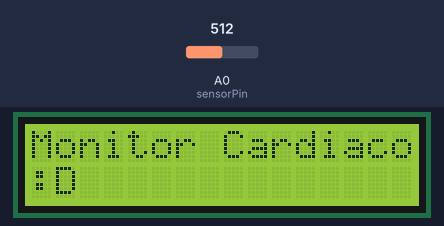
Recording of a sketch running on a simulated Arduino Uno, built with avr-gcc and run on an emulated ATmega328P. On the bench: 16×2 character LCD. The test bench sets the inputs (shaded band); at power-on: A0 (sensorPin) = 512. What the sketch prints to the serial monitor is not drawn.

Above: at 1.2 s.
1.3 s: A0 (sensorPin) set to 663
2.8 s: A0 (sensorPin) set to 690
At 3.1 s:
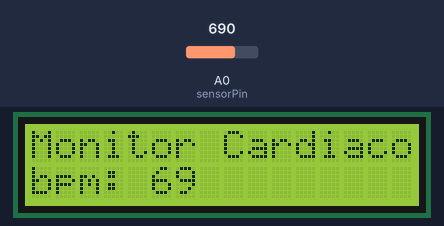
4.3 s: A0 (sensorPin) set to 716
At 5.1 s:
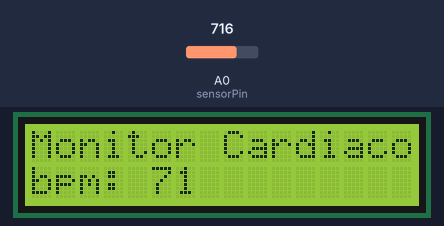
5.8 s: A0 (sensorPin) set to 661
At 7.2 s:
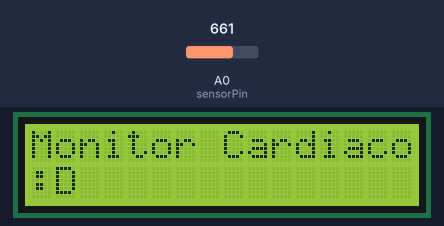
Timing chart, 0 to 8.4 s (numbered marks = the images above; inputs shaded):
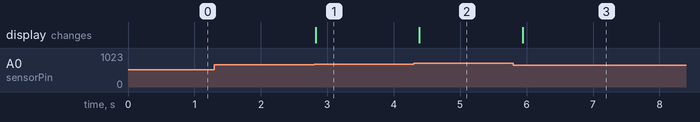

The sketch:

monitorLCD.ino
```cpp
#include <LiquidCrystal_I2C.h>


// Inicializa o display no endereço 0x27 (padrão) com 16 colunas e 2 linhas
LiquidCrystal_I2C lcd(0x27, 16, 2);


#define sensorPin A0 // Define que o Pino de sinal do sensor deve ser conectado a entrada analógica A0
int LeituraSensor;   // Variável que irá armazenar os valores de leitura do sensor
int Pulso = 550;     // Valor analógico limiar para ser considerado um Pulso


void setup() {
  Serial.begin(9600);      // Inicia a comunicação serial a 9600 bps


  // Inicialização e configuração do Display LCD
  lcd.init();
  lcd.clear();
  lcd.backlight();

  // Exibe uma mensagem estática na primeira linha
  lcd.setCursor(0, 0);
  lcd.print("Monitor Cardiaco");
}


void loop() {
  LeituraSensor = analogRead(sensorPin); // Realiza a leitura analógica do sensor
  Serial.println(LeituraSensor);         // Mostra os valores no monitor serial

  // Verifica se o valor lido ultrapassa o limiar.
  // Nota: Mantive > 10 conforme seu código, mas caso haja muito ruído,
  // experimente trocar por (LeituraSensor > Pulso) usando o limiar de 550.
  if (LeituraSensor > 671) {

    // Mostra o sinal visual no LCD
    lcd.setCursor(0, 1);
    lcd.print("bpm: " + String(LeituraSensor/10) + " ");
    delay(500);
  } else {
    //lcd.print(" else ");

    // Apaga a mensagem de pulso substituindo por espaços em branco
    // (Isso evita o uso do lcd.clear() no loop, que faz a tela "piscar")
    lcd.setCursor(0, 1);
    lcd.print(":D       ");
  }

  delay(10); // Tempo de espera entre as leituras
}
```

Measured:
- the behaviour switches between 671 and 672 on A0 (sensorPin) (found by bisection; images 0 and 1)
- after the input at 1.3 s, every drawn part: stays the same
- after the input at 2.8 s, the display: changes at once (image 1)
- after the input at 4.3 s, the display: changes after 0.08 s (image 2)
- after the input at 5.8 s, the display: changes after 0.14 s (image 3)
